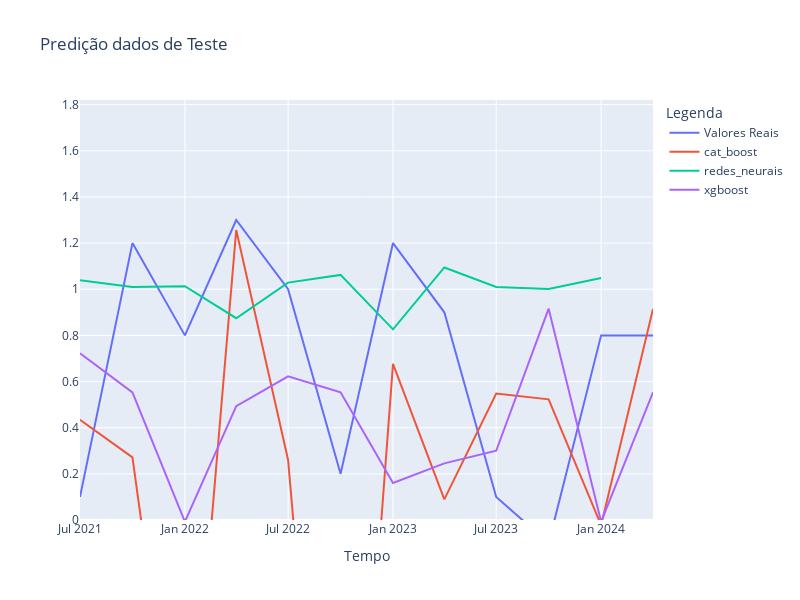

The notebook cell this image was saved under:
### Code cell
## import go para graficos
import plotly.graph_objects as go
fig = go.Figure(go.Scatter(x=index_teste, y=y_teste, mode='lines', name='Valores Reais'))
fig = fig.add_trace(go.Scatter(x=index_teste, y=predicoes_teste['cat_boost'], mode='lines', name='cat_boost'))
fig = fig.add_trace(go.Scatter(x=index_teste, y=predicoes_teste['redes_neurais'], mode='lines', name='redes_neurais'))
fig = fig.add_trace(go.Scatter(x=index_teste, y=predicoes_teste['xg_boost'], mode='lines', name='xgboost'))

fig.update_layout(
    title="Predição dados de Teste",
    xaxis_title="Tempo",
    legend_title="Legenda",
    height=600,
    width=800,
    yaxis=dict(range=[0, max(y_teste) * 1.4]),
)
fig.show()

### Figure 1 — Plotly figure (JSON) as saved in the notebook; plotly's stock layout.template omitted (floating-point values rounded to 4 significant figures)
{"data": [{"mode": "lines", "name": "Valores Reais", "type": "scatter", "x": ["2021-07-01T00:00:00", "2021-10-01T00:00:00", "2022-01-01T00:00:00", "2022-04-01T00:00:00", "2022-07-01T00:00:00", "2022-10-01T00:00:00", "2023-01-01T00:00:00", "2023-04-01T00:00:00", "2023-07-01T00:00:00", "2023-10-01T00:00:00", "2024-01-01T00:00:00", "2024-04-01T00:00:00", "2024-07-01T00:00:00"], "y": [0.1, 1.2, 0.8, 1.3, 1, 0.2, 1.2, 0.9, 0.1, -0.1, 0.8, 0.8]}, {"mode": "lines", "name": "cat_boost", "type": "scatter", "x": ["2021-07-01T00:00:00", "2021-10-01T00:00:00", "2022-01-01T00:00:00", "2022-04-01T00:00:00", "2022-07-01T00:00:00", "2022-10-01T00:00:00", "2023-01-01T00:00:00", "2023-04-01T00:00:00", "2023-07-01T00:00:00", "2023-10-01T00:00:00", "2024-01-01T00:00:00", "2024-04-01T00:00:00", "2024-07-01T00:00:00"], "y": [0.4341, 0.2716, -1.375, 1.256, 0.2602, -2.365, 0.6765, 0.08938, 0.5484, 0.5228, -0.02251, 0.9145]}, {"mode": "lines", "name": "redes_neurais", "type": "scatter", "x": ["2021-07-01T00:00:00", "2021-10-01T00:00:00", "2022-01-01T00:00:00", "2022-04-01T00:00:00", "2022-07-01T00:00:00", "2022-10-01T00:00:00", "2023-01-01T00:00:00", "2023-04-01T00:00:00", "2023-07-01T00:00:00", "2023-10-01T00:00:00", "2024-01-01T00:00:00", "2024-04-01T00:00:00", "2024-07-01T00:00:00"], "y": [1.039, 1.009, 1.013, 0.8745, 1.029, 1.062, 0.826, 1.094, 1.01, 1.001, 1.049]}, {"mode": "lines", "name": "xgboost", "type": "scatter", "x": ["2021-07-01T00:00:00", "2021-10-01T00:00:00", "2022-01-01T00:00:00", "2022-04-01T00:00:00", "2022-07-01T00:00:00", "2022-10-01T00:00:00", "2023-01-01T00:00:00", "2023-04-01T00:00:00", "2023-07-01T00:00:00", "2023-10-01T00:00:00", "2024-01-01T00:00:00", "2024-04-01T00:00:00", "2024-07-01T00:00:00"], "y": [0.7227, 0.5532, -0.007561, 0.4932, 0.6227, 0.5532, 0.1602, 0.2455, 0.3002, 0.9158, -0.007561, 0.5532]}], "layout": {"height": 600, "legend": {"title": {"text": "Legenda"}}, "title": {"text": "Predição dados de Teste"}, "width": 800, "xaxis": {"title": {"text": "Tempo"}}, "yaxis": {"range": [0, 1.82]}}}
